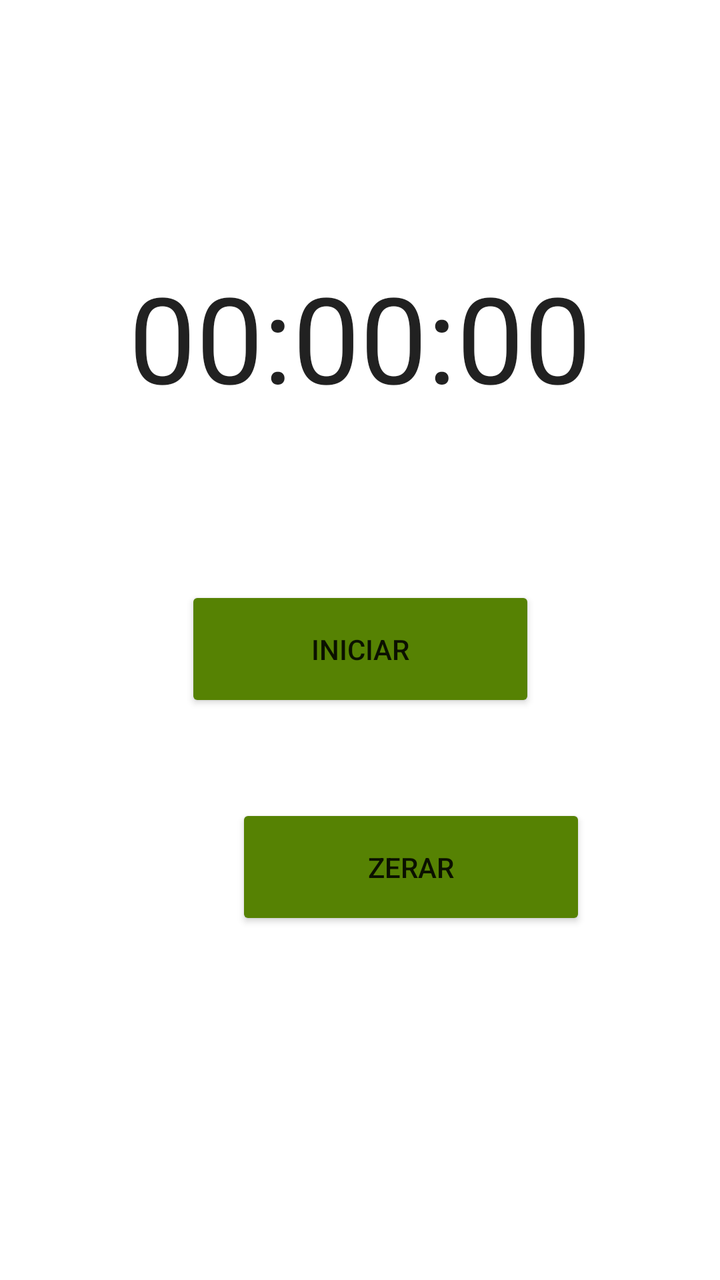
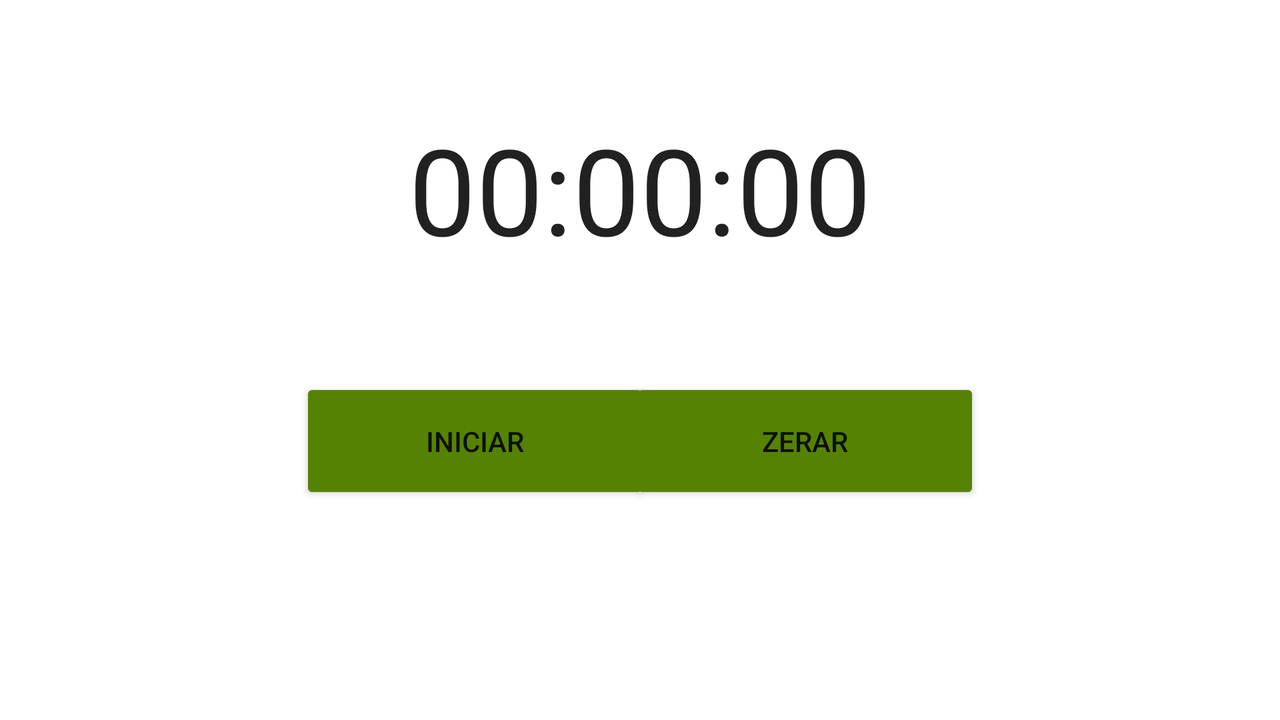

Two renders of one Android screen. The first uses the default layout on a phone; the second uses the alternative layout the repository ships for a different screen configuration, on a matching device. The two XML files are below.
<!-- AndroidManifest.xml: application theme Theme.Timer -->
<!-- res/layout/activity_chronometer.xml -->
<?xml version="1.0" encoding="utf-8"?>
<androidx.constraintlayout.widget.ConstraintLayout xmlns:android="http://schemas.android.com/apk/res/android"
    xmlns:app="http://schemas.android.com/apk/res-auto"
    xmlns:tools="http://schemas.android.com/tools"
    android:layout_width="match_parent"
    android:layout_height="match_parent"
    tools:context=".ChronometerActivity">

    <TextView
        android:id="@+id/chronoTime"
        android:layout_width="285dp"
        android:layout_height="89dp"
        android:layout_marginStart="64dp"
        android:layout_marginTop="124dp"
        android:layout_marginEnd="64dp"
        android:text="@string/hh_mm_ss"
        android:textAppearance="@style/TextAppearance.AppCompat.Large"
        android:textSize="60sp"
        android:gravity="center"
        app:layout_constraintEnd_toEndOf="parent"
        app:layout_constraintStart_toStartOf="parent"
        app:layout_constraintTop_toTopOf="parent" />

    <Button
        android:id="@+id/startStopButton"
        android:layout_width="175dp"
        android:layout_height="63dp"
        android:layout_marginStart="118dp"
        android:layout_marginTop="80dp"
        android:layout_marginEnd="118dp"
        android:backgroundTint="@color/avocado"
        android:text="@string/start"
        app:layout_constraintEnd_toEndOf="parent"
        app:layout_constraintStart_toStartOf="parent"
        app:layout_constraintTop_toBottomOf="@+id/chronoTime" />

    <Button
        android:id="@+id/zeroButton"
        android:layout_width="175dp"
        android:layout_height="63dp"
        android:layout_marginStart="118dp"
        android:layout_marginTop="46dp"
        android:layout_marginEnd="118dp"
        android:backgroundTint="@color/avocado"
        android:text="@string/zero"
        app:layout_constraintEnd_toEndOf="parent"
        app:layout_constraintHorizontal_bias="0.0"
        app:layout_constraintStart_toStartOf="parent"
        app:layout_constraintTop_toBottomOf="@id/startStopButton" />

</androidx.constraintlayout.widget.ConstraintLayout>
<!-- resources referenced by this layout -->
<resources>
  <color name="avocado">#568203</color>
  <string name="hh_mm_ss">00:00:00</string>
  <string name="start">Iniciar</string>
  <string name="zero">Zerar</string>
  <style name="Theme.Timer" parent="Theme.MaterialComponents.DayNight.DarkActionBar">
          
          <item name="colorPrimary">@color/green</item>
          <item name="colorPrimaryVariant">@color/green</item>
          <item name="colorOnPrimary">@color/white</item>
          
          <item name="colorSecondary">@color/light_green</item>
          <item name="colorSecondaryVariant">@color/light_green</item>
          <item name="colorOnSecondary">@color/black</item>
          
          <item name="android:statusBarColor">?attr/colorPrimaryVariant</item>
          
      </style>
  <color name="green">#059142</color>
  <color name="white">#FFFFFFFF</color>
  <color name="light_green">#08f26e</color>
  <color name="black">#FF000000</color>
</resources>
<!-- res/layout-land/activity_chronometer.xml (the author's variant of the layout above) -->
<!-- drawn on the phone turned sideways -->
<?xml version="1.0" encoding="utf-8"?>
<androidx.constraintlayout.widget.ConstraintLayout xmlns:android="http://schemas.android.com/apk/res/android"
    xmlns:app="http://schemas.android.com/apk/res-auto"
    xmlns:tools="http://schemas.android.com/tools"
    android:layout_width="match_parent"
    android:layout_height="match_parent"
    android:background="#FFFFFF"
    android:foregroundTint="#FB0000"
    tools:context=".ChronometerActivity">

    <TextView
        android:id="@+id/chronoTime"
        android:layout_width="285dp"
        android:layout_height="89dp"
        android:layout_marginStart="228dp"
        android:layout_marginTop="50dp"
        android:layout_marginEnd="228dp"
        android:backgroundTint="@color/light_green"
        android:gravity="center"
        android:text="@string/hh_mm_ss"
        android:textAppearance="@style/TextAppearance.AppCompat.Large"
        android:textSize="60sp"
        app:layout_constraintEnd_toEndOf="parent"
        app:layout_constraintStart_toStartOf="parent"
        app:layout_constraintTop_toTopOf="parent" />

    <Button
        android:id="@+id/startStopButton"
        android:layout_width="175dp"
        android:layout_height="63dp"
        android:layout_marginStart="150dp"
        android:layout_marginTop="50dp"
        android:backgroundTint="@color/avocado"
        android:text="@string/start"
        app:layout_constraintStart_toStartOf="parent"
        app:layout_constraintTop_toBottomOf="@+id/chronoTime" />

    <Button
        android:id="@+id/resetButton"
        android:layout_width="175dp"
        android:layout_height="63dp"
        android:layout_marginTop="50dp"
        android:layout_marginEnd="150dp"
        android:backgroundTint="@color/avocado"
        android:text="@string/zero"
        app:layout_constraintEnd_toEndOf="parent"
        app:layout_constraintTop_toBottomOf="@+id/chronoTime" />

</androidx.constraintlayout.widget.ConstraintLayout>
<!-- resources referenced by the variant -->
<!-- as the phone turned sideways resolves them -->
<resources>
  <color name="avocado">#568203</color>
  <color name="light_green">#08f26e</color>
  <string name="hh_mm_ss">00:00:00</string>
  <string name="start">Iniciar</string>
  <string name="zero">Zerar</string>
  <style name="Theme.Timer" parent="Theme.MaterialComponents.DayNight.DarkActionBar">
          
          <item name="colorPrimary">@color/green</item>
          <item name="colorPrimaryVariant">@color/green</item>
          <item name="colorOnPrimary">@color/white</item>
          
          <item name="colorSecondary">@color/light_green</item>
          <item name="colorSecondaryVariant">@color/light_green</item>
          <item name="colorOnSecondary">@color/black</item>
          
          <item name="android:statusBarColor">?attr/colorPrimaryVariant</item>
          
      </style>
  <color name="green">#059142</color>
  <color name="white">#FFFFFFFF</color>
  <color name="black">#FF000000</color>
</resources>
